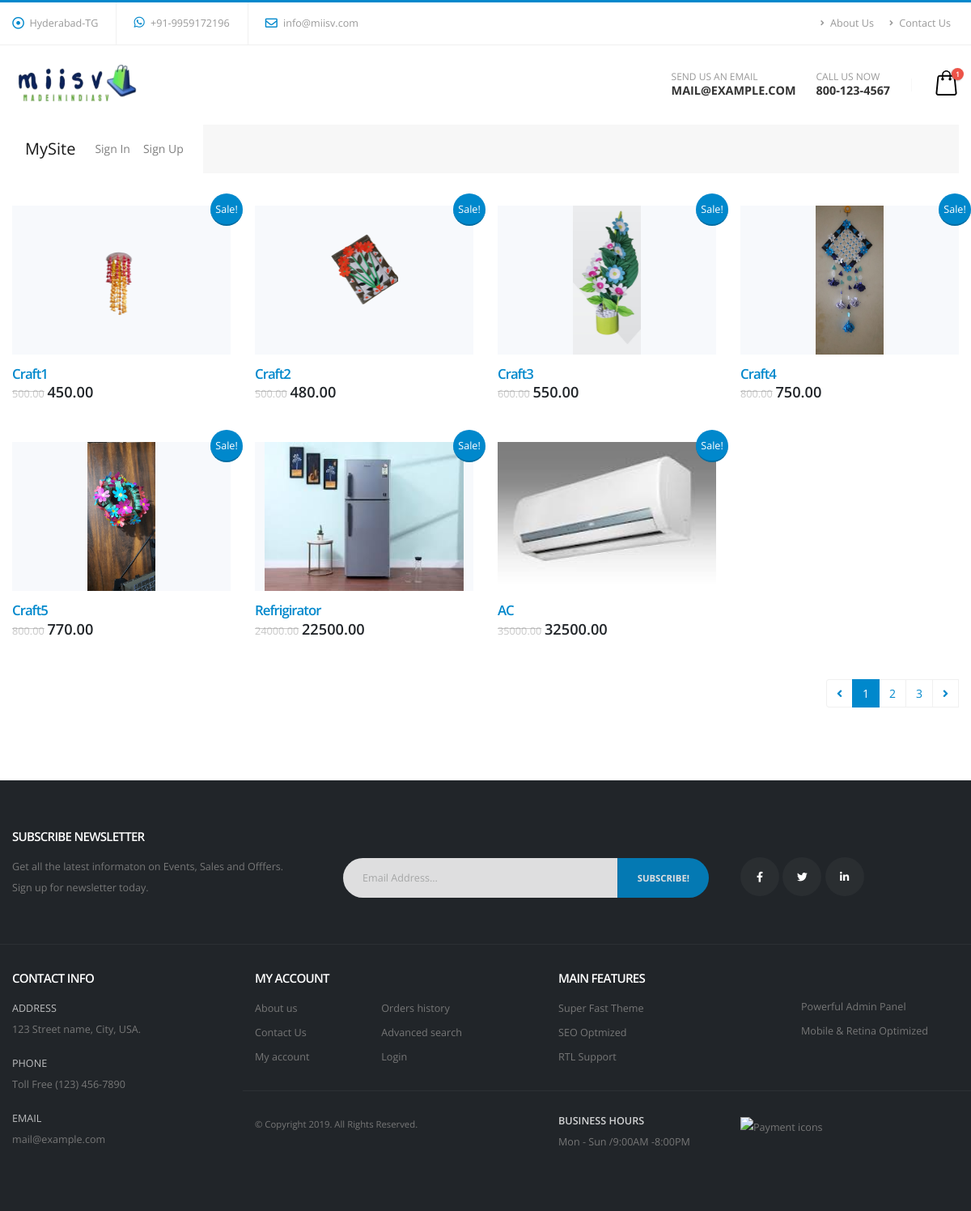
Before: / with the older database file.
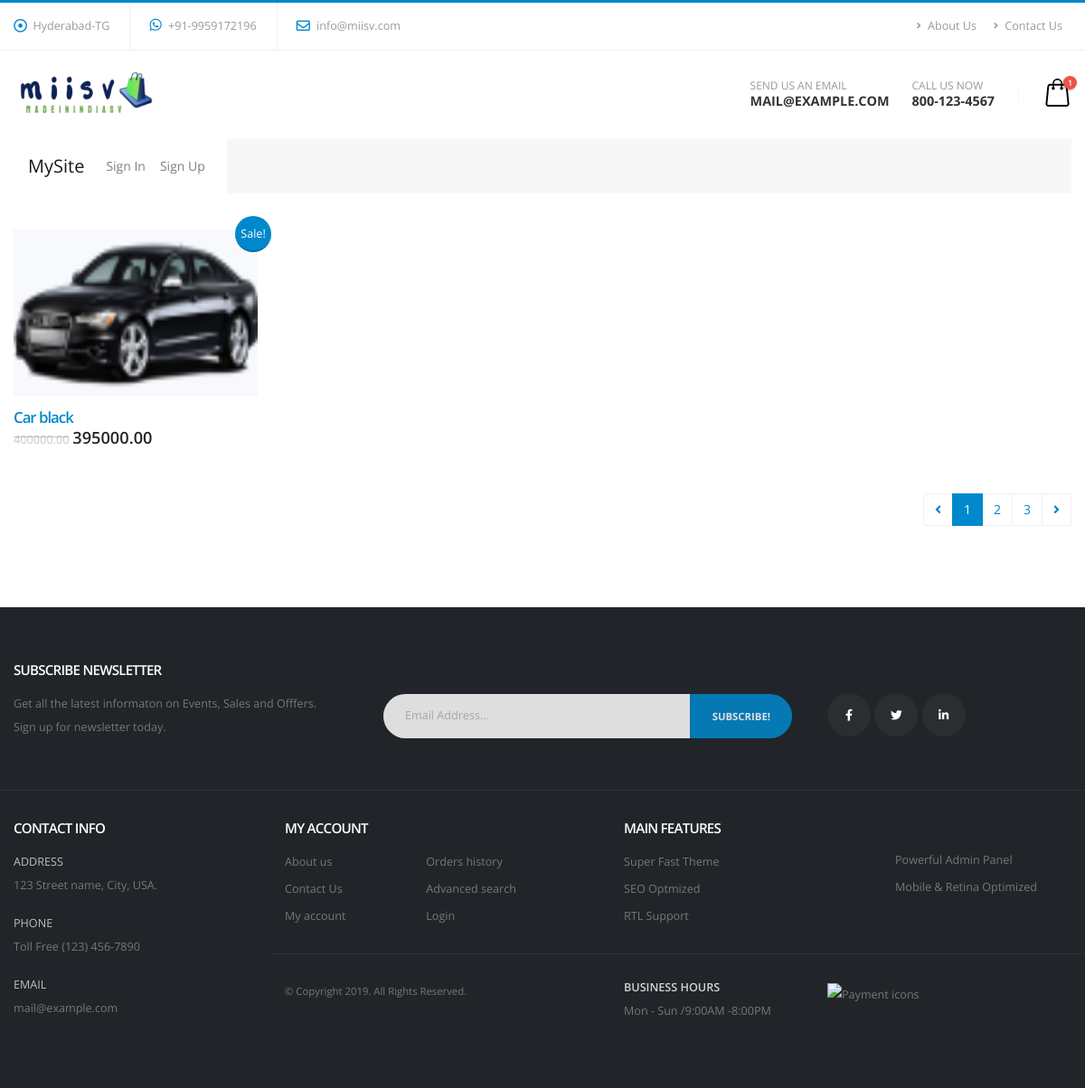
After: the same page with the newer database file.
### miisvstore/models.py (models this page shows, shortened)
class Product(models.Model):
    category = models.ForeignKey(
        Category, on_delete=models.CASCADE, related_name='products')
    name = models.CharField(max_length=255, unique=True)
    slug = models.SlugField(max_length=255, unique=True, blank=True)
    description = models.TextField(blank=True, null=True)
    selling_price = models.DecimalField(max_digits=10, decimal_places=2)
    discount_price = models.DecimalField(max_digits=10, decimal_places=2)
    stock = models.IntegerField(default=0)
    available = models.BooleanField(default=True)
    image = models.ImageField(upload_to='products/', blank=True, null=True)
    brand = models.ForeignKey(
        Brand, on_delete=models.SET_NULL, null=True, related_name='products')
    color = models.CharField(max_length=50, blank=True, null=True)
    created_at = models.DateTimeField(auto_now_add=True)
    updated_at = models.DateTimeField(auto_now=True)

### miisvstore/views.py (the view)
# urls.py: path('', productList, name='home'),
def productList(request):
    query = request.GET.get('q')
    rating = request.GET.get('rating')  # Rating filter
    min_price = request.GET.get('min_price')  # Minimum price filter
    max_price = request.GET.get('max_price')  # Maximum price filter
    brands = request.GET.getlist('brand')  # Brand filter
    colors = request.GET.getlist('color')  # Color filter
    products = Product.objects.all()
    if query:
        products = products.filter(
            Q(name__icontains=query) | Q(description=query))
    if rating:
        products = products.filter(reviews__rating__gte=rating)
    if min_price:
        products = products.filter(selling_price__gte=min_price)
    if max_price:
        products = products.filter(selling_price__lte=max_price)
    if brands:
        products = products.filter(brand__name__in=brands)
    if colors:
        products = products.filter(color__in=colors)
    available_brands = Brand.objects.all()
    available_colors = Product.objects.values_list(
        'color', flat=True).distinct()
    return render(request, 'store/product_list.html', {'products': products,
                                                       'available_brands': available_brands,
                                                       'available_colors': available_colors,
                                                       'selected_rating': rating,
                                                       'selected_brands': brands,
                                                       'selected_colors': colors,
                                                       'min_price': min_price,
                                                       'max_price': max_price, })

### miisvstore/templates/store/product_list.html (shortened to what this page needs)
{% extends "base.html" %}
{% load static %}
{% block content %}
<div role="main" class="main shop py-4">
  <div class="container">
    <div class="masonry-loader masonry-loader-showing">
      <div class="row products product-thumb-info-list" data-plugin-masonry
        data-plugin-options="{'layoutMode': 'fitRows'}">
        {% if products %} {% for product in products %}
        <div class="col-12 col-sm-6 col-lg-3 product">
          <a href="shop-product-sidebar-left.html">
            <span class="onsale">Sale!</span>
          </a>
          <span class="product-thumb-info border-0">
            <a href="{% url 'product_details' product.slug %}">
              <span class="product-thumb-info-image">
                <img alt="" class="img-fluid" src="{{ product.image.url }}" style="height: 23vh" />
              </span>
            </a>
            <span class="product-thumb-info-content product-thumb-info-content pl-0 bg-color-light">
              <a href="shop-product-sidebar-left.html">
                <h4 class="text-4 text-primary">{{ product.name }}</h4>
                <span class="price">
                  <del><span class="amount">{{ product.selling_price}}</span></del>
                  <span class="amount text-dark font-weight-semibold">{{product.discount_price}}</span>
                </span>
              </a>
            </span>
          </span>
        </div>
        {% endfor %} {% else %}
        <p>No products available.</p>
        {% endif %}
      </div>
      <div class="row">
        <div class="col">
          <ul class="pagination float-right">
            <li class="page-item">
              <a class="page-link" href="#"><i class="fas fa-angle-left"></i></a>
            </li>
            <li class="page-item active">
              <a class="page-link" href="#">1</a>
            </li>
            <li class="page-item"><a class="page-link" href="#">2</a></li>
            <li class="page-item"><a class="page-link" href="#">3</a></li>
            <a class="page-link" href="#"><i class="fas fa-angle-right"></i></a>
          </ul>
        </div>
      </div>
    </div>
  </div>
</div>
{% endblock content %}

Changed rows visible on the page:
removed Product: image (picture), name "Craft1", selling_price "500.00", discount_price "450.00"
removed Product: image (picture), name "Craft2", selling_price "500.00", discount_price "480.00"
removed Product: image (picture), name "Craft3", selling_price "600.00", discount_price "550.00"
removed Product: image (picture), name "Craft4", selling_price "800.00", discount_price "750.00"
removed Product: image (picture), name "Craft5", selling_price "800.00", discount_price "770.00"
removed Product: image (picture), name "Refrigirator", selling_price "24000.00", discount_price "22500.00"
removed Product: image (picture), name "AC", selling_price "35000.00", discount_price "32500.00"
added Product: image (picture), name "Car black", selling_price "400000.00", discount_price "395000.00"
